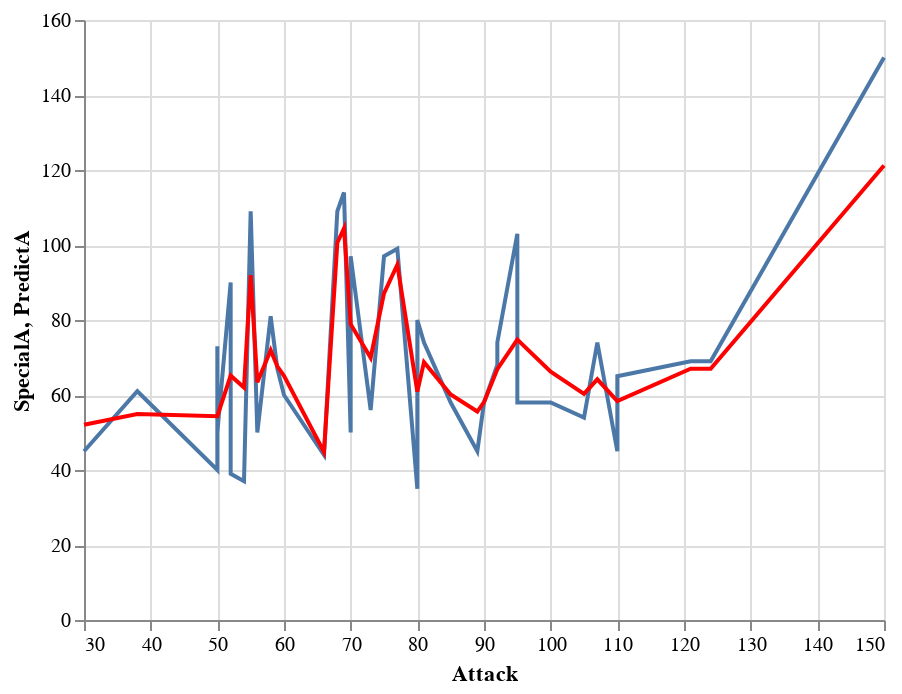

Notebook source saved alongside this figure:
### Code cell
d1 = alt.Chart(df2).mark_line().encode(
    x="Attack",
    y="SpecialA"
)

d2 = alt.Chart(df2).mark_line(color="red").encode(
    x="Attack",
    y="PredictA"
)
d1+d2

### Figure 1 — Vega-Lite specification as saved in the notebook (floating-point values rounded to 4 significant figures)
{"config": {"view": {"continuousWidth": 400, "continuousHeight": 300}}, "layer": [{"mark": "line", "encoding": {"x": {"field": "Attack", "type": "quantitative"}, "y": {"field": "SpecialA", "type": "quantitative"}}}, {"mark": {"type": "line", "color": "red"}, "encoding": {"x": {"field": "Attack", "type": "quantitative"}, "y": {"field": "PredictA", "type": "quantitative"}}}], "data": {"name": "data-326ec48eea293c5b738d51fc7cb94a2d"}, "$schema": "https://vega.github.io/schema/vega-lite/v4.17.0.json", "datasets": {"data-326ec48eea293c5b738d51fc7cb94a2d": [{"#": 652, "Name": "Chesnaught", "Type 1": "Grass", "Type 2": "Fighting", "Total": 530, "HP": 88, "Attack": 107, "Defense": 122, "SpecialA": 74, "SpecialD": 75, "Speed": 64, "Generation": 6, "PredictA": 64.19}, {"#": 655, "Name": "Delphox", "Type 1": "Fire", "Type 2": "Psychic", "Total": 534, "HP": 75, "Attack": 69, "Defense": 72, "SpecialA": 114, "SpecialD": 100, "Speed": 104, "Generation": 6, "PredictA": 104.4}, {"#": 658, "Name": "Greninja", "Type 1": "Water", "Type 2": "Dark", "Total": 530, "HP": 72, "Attack": 95, "Defense": 67, "SpecialA": 103, "SpecialD": 71, "Speed": 122, "Generation": 6, "PredictA": 74.8}, {"#": 660, "Name": "Diggersby", "Type 1": "Normal", "Type 2": "Ground", "Total": 423, "HP": 85, "Attack": 56, "Defense": 77, "SpecialA": 50, "SpecialD": 77, "Speed": 78, "Generation": 6, "PredictA": 63.39}, {"#": 661, "Name": "Fletchling", "Type 1": "Normal", "Type 2": "Flying", "Total": 278, "HP": 45, "Attack": 50, "Defense": 43, "SpecialA": 40, "SpecialD": 38, "Speed": 62, "Generation": 6, "PredictA": 54.35}, {"#": 662, "Name": "Fletchinder", "Type 1": "Fire", "Type 2": "Flying", "Total": 382, "HP": 62, "Attack": 73, "Defense": 55, "SpecialA": 56, "SpecialD": 52, "Speed": 84, "Generation": 6, "PredictA": 69.94}, {"#": 663, "Name": "Talonflame", "Type 1": "Fire", "Type 2": "Flying", "Total": 499, "HP": 78, "Attack": 81, "Defense": 71, "SpecialA": 74, "SpecialD": 69, "Speed": 126, "Generation": 6, "PredictA": 68.76}, {"#": 666, "Name": "Vivillon", "Type 1": "Bug", "Type 2": "Flying", "Total": 411, "HP": 80, "Attack": 52, "Defense": 50, "SpecialA": 90, "SpecialD": 50, "Speed": 89, "Generation": 6, "PredictA": 65.16}, {"#": 667, "Name": "Litleo", "Type 1": "Fire", "Type 2": "Normal", "Total": 369, "HP": 62, "Attack": 50, "Defense": 58, "SpecialA": 73, "SpecialD": 54, "Speed": 72, "Generation": 6, "PredictA": 54.35}, {"#": 668, "Name": "Pyroar", "Type 1": "Fire", "Type 2": "Normal", "Total": 507, "HP": 86, "Attack": 68, "Defense": 72, "SpecialA": 109, "SpecialD": 66, "Speed": 106, "Generation": 6, "PredictA": 100.6}, {"#": 675, "Name": "Pangoro", "Type 1": "Fighting", "Type 2": "Dark", "Total": 495, "HP": 95, "Attack": 124, "Defense": 78, "SpecialA": 69, "SpecialD": 71, "Speed": 58, "Generation": 6, "PredictA": 66.99}, {"#": 679, "Name": "Honedge", "Type 1": "Steel", "Type 2": "Ghost", "Total": 325, "HP": 45, "Attack": 80, "Defense": 100, "SpecialA": 35, "SpecialD": 37, "Speed": 28, "Generation": 6, "PredictA": 60.9}, {"#": 680, "Name": "Doublade", "Type 1": "Steel", "Type 2": "Ghost", "Total": 448, "HP": 59, "Attack": 110, "Defense": 150, "SpecialA": 45, "SpecialD": 49, "Speed": 35, "Generation": 6, "PredictA": 58.35}, {"#": 681, "Name": "AegislashBlade Forme", "Type 1": "Steel", "Type 2": "Ghost", "Total": 520, "HP": 60, "Attack": 150, "Defense": 50, "SpecialA": 150, "SpecialD": 50, "Speed": 60, "Generation": 6, "PredictA": 121.2}, {"#": 681, "Name": "AegislashShield Forme", "Type 1": "Steel", "Type 2": "Ghost", "Total": 520, "HP": 60, "Attack": 50, "Defense": 150, "SpecialA": 50, "SpecialD": 150, "Speed": 60, "Generation": 6, "PredictA": 54.35}, {"#": 686, "Name": "Inkay", "Type 1": "Dark", "Type 2": "Psychic", "Total": 288, "HP": 53, "Attack": 54, "Defense": 53, "SpecialA": 37, "SpecialD": 46, "Speed": 45, "Generation": 6, "PredictA": 61.99}, {"#": 687, "Name": "Malamar", "Type 1": "Dark", "Type 2": "Psychic", "Total": 482, "HP": 86, "Attack": 92, "Defense": 88, "SpecialA": 68, "SpecialD": 75, "Speed": 73, "Generation": 6, "PredictA": 66.86}, {"#": 688, "Name": "Binacle", "Type 1": "Rock", "Type 2": "Water", "Total": 306, "HP": 42, "Attack": 52, "Defense": 67, "SpecialA": 39, "SpecialD": 56, "Speed": 50, "Generation": 6, "PredictA": 65.16}, {"#": 689, "Name": "Barbaracle", "Type 1": "Rock", "Type 2": "Water", "Total": 500, "HP": 72, "Attack": 105, "Defense": 115, "SpecialA": 54, "SpecialD": 86, "Speed": 68, "Generation": 6, "PredictA": 60.3}, {"#": 690, "Name": "Skrelp", "Type 1": "Poison", "Type 2": "Water", "Total": 320, "HP": 50, "Attack": 60, "Defense": 60, "SpecialA": 60, "SpecialD": 60, "Speed": 30, "Generation": 6, "PredictA": 65.13}, {"#": 691, "Name": "Dragalge", "Type 1": "Poison", "Type 2": "Dragon", "Total": 494, "HP": 65, "Attack": 75, "Defense": 90, "SpecialA": 97, "SpecialD": 123, "Speed": 44, "Generation": 6, "PredictA": 87.11}, {"#": 694, "Name": "Helioptile", "Type 1": "Electric", "Type 2": "Normal", "Total": 289, "HP": 44, "Attack": 38, "Defense": 33, "SpecialA": 61, "SpecialD": 43, "Speed": 70, "Generation": 6, "PredictA": 54.92}, {"#": 695, "Name": "Heliolisk", "Type 1": "Electric", "Type 2": "Normal", "Total": 481, "HP": 62, "Attack": 55, "Defense": 52, "SpecialA": 109, "SpecialD": 94, "Speed": 109, "Generation": 6, "PredictA": 91.94}, {"#": 696, "Name": "Tyrunt", "Type 1": "Rock", "Type 2": "Dragon", "Total": 362, "HP": 58, "Attack": 89, "Defense": 77, "SpecialA": 45, "SpecialD": 45, "Speed": 48, "Generation": 6, "PredictA": 55.59}, {"#": 697, "Name": "Tyrantrum", "Type 1": "Rock", "Type 2": "Dragon", "Total": 521, "HP": 82, "Attack": 121, "Defense": 119, "SpecialA": 69, "SpecialD": 59, "Speed": 71, "Generation": 6, "PredictA": 66.99}, {"#": 698, "Name": "Amaura", "Type 1": "Rock", "Type 2": "Ice", "Total": 362, "HP": 77, "Attack": 59, "Defense": 50, "SpecialA": 67, "SpecialD": 63, "Speed": 46, "Generation": 6, "PredictA": 67.65}, {"#": 699, "Name": "Aurorus", "Type 1": "Rock", "Type 2": "Ice", "Total": 521, "HP": 123, "Attack": 77, "Defense": 72, "SpecialA": 99, "SpecialD": 92, "Speed": 58, "Generation": 6, "PredictA": 94.73}, {"#": 701, "Name": "Hawlucha", "Type 1": "Fighting", "Type 2": "Flying", "Total": 500, "HP": 78, "Attack": 92, "Defense": 75, "SpecialA": 74, "SpecialD": 63, "Speed": 118, "Generation": 6, "PredictA": 66.86}, {"#": 702, "Name": "Dedenne", "Type 1": "Electric", "Type 2": "Fairy", "Total": 431, "HP": 67, "Attack": 58, "Defense": 57, "SpecialA": 81, "SpecialD": 67, "Speed": 101, "Generation": 6, "PredictA": 71.93}, {"#": 703, "Name": "Carbink", "Type 1": "Rock", "Type 2": "Fairy", "Total": 500, "HP": 50, "Attack": 50, "Defense": 150, "SpecialA": 50, "SpecialD": 150, "Speed": 50, "Generation": 6, "PredictA": 54.35}, {"#": 707, "Name": "Klefki", "Type 1": "Steel", "Type 2": "Fairy", "Total": 470, "HP": 57, "Attack": 80, "Defense": 91, "SpecialA": 80, "SpecialD": 87, "Speed": 75, "Generation": 6, "PredictA": 60.9}, {"#": 708, "Name": "Phantump", "Type 1": "Ghost", "Type 2": "Grass", "Total": 309, "HP": 43, "Attack": 70, "Defense": 48, "SpecialA": 50, "SpecialD": 60, "Speed": 38, "Generation": 6, "PredictA": 78.88}, {"#": 709, "Name": "Trevenant", "Type 1": "Ghost", "Type 2": "Grass", "Total": 474, "HP": 85, "Attack": 110, "Defense": 76, "SpecialA": 65, "SpecialD": 82, "Speed": 56, "Generation": 6, "PredictA": 58.35}, {"#": 710, "Name": "PumpkabooAverage Size", "Type 1": "Ghost", "Type 2": "Grass", "Total": 335, "HP": 49, "Attack": 66, "Defense": 70, "SpecialA": 44, "SpecialD": 55, "Speed": 51, "Generation": 6, "PredictA": 44.82}, {"#": 710, "Name": "PumpkabooSmall Size", "Type 1": "Ghost", "Type 2": "Grass", "Total": 335, "HP": 44, "Attack": 66, "Defense": 70, "SpecialA": 44, "SpecialD": 55, "Speed": 56, "Generation": 6, "PredictA": 44.82}, {"#": 710, "Name": "PumpkabooLarge Size", "Type 1": "Ghost", "Type 2": "Grass", "Total": 335, "HP": 54, "Attack": 66, "Defense": 70, "SpecialA": 44, "SpecialD": 55, "Speed": 46, "Generation": 6, "PredictA": 44.82}, {"#": 710, "Name": "PumpkabooSuper Size", "Type 1": "Ghost", "Type 2": "Grass", "Total": 335, "HP": 59, "Attack": 66, "Defense": 70, "SpecialA": 44, "SpecialD": 55, "Speed": 41, "Generation": 6, "PredictA": 44.82}, {"#": 711, "Name": "GourgeistAverage Size", "Type 1": "Ghost", "Type 2": "Grass", "Total": 494, "HP": 65, "Attack": 90, "Defense": 122, "SpecialA": 58, "SpecialD": 75, "Speed": 84, "Generation": 6, "PredictA": 58.1}, {"#": 711, "Name": "GourgeistSmall Size", "Type 1": "Ghost", "Type 2": "Grass", "Total": 494, "HP": 55, "Attack": 85, "Defense": 122, "SpecialA": 58, "SpecialD": 75, "Speed": 99, "Generation": 6, "PredictA": 60.12}, {"#": 711, "Name": "GourgeistLarge Size", "Type 1": "Ghost", "Type 2": "Grass", "Total": 494, "HP": 75, "Attack": 95, "Defense": 122, "SpecialA": 58, "SpecialD": 75, "Speed": 69, "Generation": 6, "PredictA": 74.8}, {"#": 711, "Name": "GourgeistSuper Size", "Type 1": "Ghost", "Type 2": "Grass", "Total": 494, "HP": 85, "Attack": 100, "Defense": 122, "SpecialA": 58, "SpecialD": 75, "Speed": 54, "Generation": 6, "PredictA": 66.22}, {"#": 714, "Name": "Noibat", "Type 1": "Flying", "Type 2": "Dragon", "Total": 245, "HP": 40, "Attack": 30, "Defense": 35, "SpecialA": 45, "SpecialD": 40, "Speed": 55, "Generation": 6, "PredictA": 52.07}, {"#": 715, "Name": "Noivern", "Type 1": "Flying", "Type 2": "Dragon", "Total": 535, "HP": 85, "Attack": 70, "Defense": 80, "SpecialA": 97, "SpecialD": 80, "Speed": 123, "Generation": 6, "PredictA": 78.88}]}}
